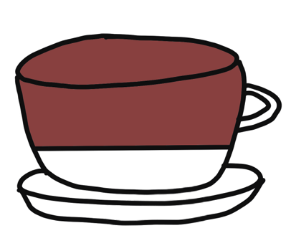
#> input picture kk.png, 300 x 242 px
$ jupyter execute --allow-errors 'Convert to BW picture.ipynb'
#> lines starting #> are read from the running program, lines starting #| are printed output that depends on the picture
[cell 1]
import PIL
print('Pillow Version:', PIL.__version__)

[cell 2]
from PIL import Image
import numpy as np
from PIL import Image
from numpy import asarray

[cell 3]
# load and display an image with Matplotlib
from matplotlib import image
from matplotlib import pyplot
# load image as pixel array
image = image.imread('kk.png')
#> image is the input picture: shape (242, 300, 4) float32; mean R, G, B, A 0.757, 0.678, 0.676, 1
# summarize shape of the pixel array
print(image.dtype)
#| float32
print(image.shape)
#| (242, 300, 4)
# display the array of pixels as an image
pyplot.imshow(image)
pyplot.show()

[cell 4]
# load the image
image = Image.open('kk.png')
#> image: PIL image 300x242 RGBA
# convert image to numpy array
data = asarray(image)
print(type(data))
#| <class 'numpy.ndarray'>
# summarize shape
print(data.shape)
#| (242, 300, 4)
# create Pillow image
image2 = Image.fromarray(data)
print(type(image2))
#| <class 'PIL.Image.Image'>
# summarize image details
print(image2.mode)
#| RGBA
print(image2.size)
#| (300, 242)

[cell 5]
im = np.array(Image.open('kk.png').convert('L')) #you can pass multiple arguments in single line
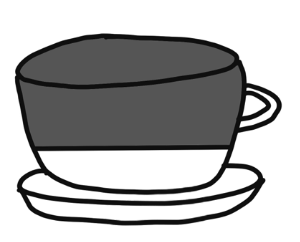
#> im: shape (242, 300); min 3, max 255, mean 178.7
print(type(im))
#| <class 'numpy.ndarray'>

gr_im= Image.fromarray(im).save('gr_kk.png')

[cell 6]
load_img_rz = np.array(Image.open('kk.png').resize((200,200)))
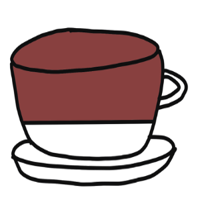
#> load_img_rz: shape (200, 200, 4); mean R, G, B, A 192.8, 172.6, 172.4, 255
Image.fromarray(load_img_rz).save('r_kk.png')
print("After resizing:",load_img_rz.shape)
#| After resizing: (200, 200, 4)
im = np.array(Image.open('kk.png'))
print("Before trimming:",im.shape)
#| Before trimming: (242, 300, 4)
im_trim = im[128:384, 128:384]
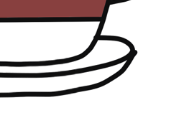
#> im_trim: shape (114, 172, 4); mean R, G, B, A 209.5, 202.9, 202.9, 255
print("After trimming:",im_trim.shape)
#| After trimming: (114, 172, 4)
Image.fromarray(im_trim).save('trim_kk.png')

[cell 7]
# load and display an image with Matplotlib
from matplotlib import image
from matplotlib import pyplot
# load image as pixel array
image = image.imread('kk.png')#'kk.png'kolala.jpeg
# summarize shape of the pixel array
print(image.dtype)
#| float32
print(image.shape)
#| (242, 300, 4)
# display the array of pixels as an image
pyplot.imshow(image)
pyplot.show()

[cell 8]
y = data
z = np.copy(data)

[cell 9]
seed =132
colorlist = [255]
#> (the rest of this cell did not finish here and is left out)

[cell 10]
from matplotlib import image
from matplotlib import pyplot
image = image.imread('kk.png')
print(image.dtype)
#| float32
print(image.shape)
#| (242, 300, 4)
pyplot.imshow(image)
pyplot.show()

[cell 11]
im = Image.fromarray(z.astype('uint8'))
im#.show()

[cell 12]
from PIL import Image
image_file = Image.open("kk.png") # open colour image
image_file = image_file.convert('L') # convert image to black and white
image_file.save('kk2.png')
image_file

[cell 13]
from matplotlib import image
from matplotlib import pyplot
image = image.imread('kk2.png')
#> image: shape (242, 300) float32; min 0.0118, max 1, mean 0.701
print(image.dtype)
#| float32
print(image.shape)
#| (242, 300)
pyplot.imshow(image)
pyplot.show()
